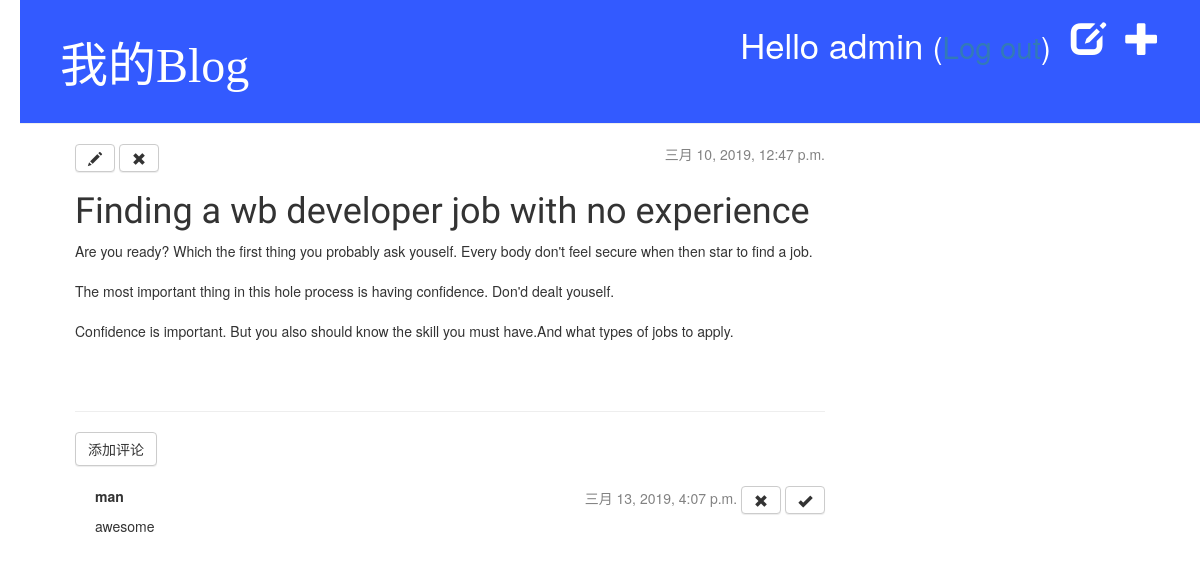
The page /post/1/ (signed in) on the database as committed earlier.
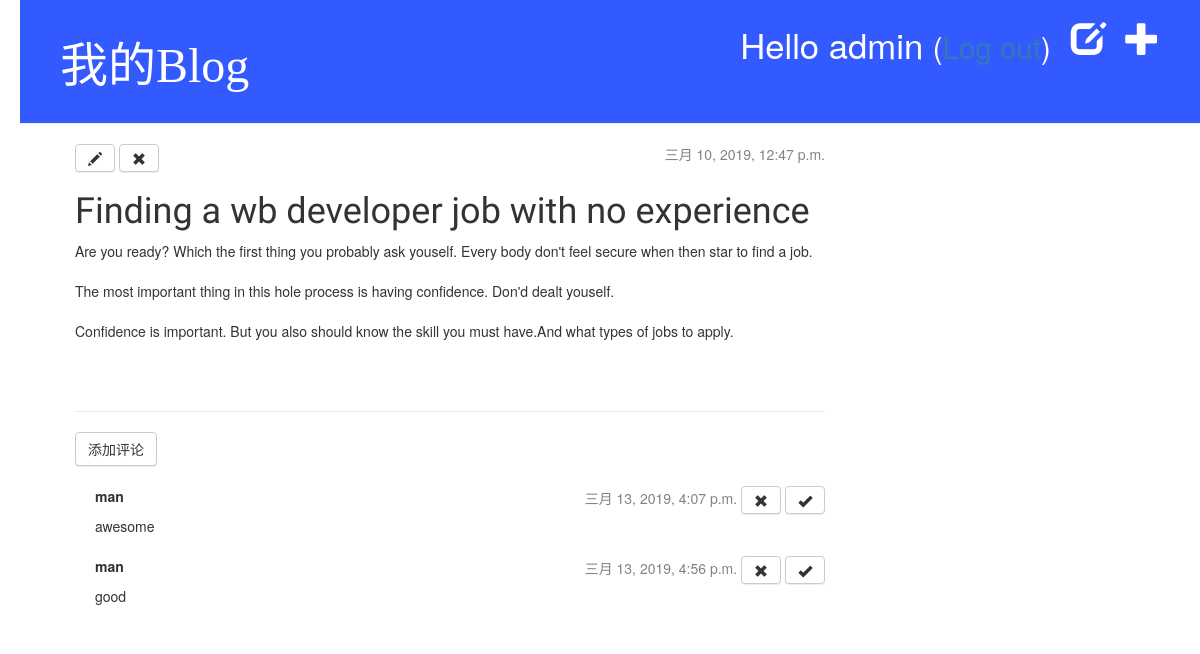
The same page on the database as committed later.
### myblog/models.py (models this page shows, shortened)
class Post(models.Model):
    author = models.ForeignKey('auth.User', on_delete=models.CASCADE)
    title = models.CharField(max_length=200)
    text = models.TextField()
    created_date = models.DateTimeField(default=timezone.now)
    published_date = models.DateTimeField(blank=True, null=True)

class Comment(models.Model):
    post = models.ForeignKey('myblog.Post', on_delete=models.CASCADE, related_name='comments')
    author = models.CharField(max_length=200)
    text = models.TextField()
    created_date = models.DateTimeField(default=timezone.now)
    approved_comment = models.BooleanField(default=False)

### myblog/views.py (the view)
# urls.py: url(r'^post/(?P<pk>[0-9]+)/$', views.post_detail, name='post_detail'),
def post_detail(request, pk):
    post = get_object_or_404(Post, pk=pk)
    return render(request, 'blog/post_detail.html', {'post': post})

### myblog/templates/blog/post_detail.html
{% extends 'blog/base.html' %}
    {% block content %}
        <div class="post">
            {% if post.published_date %}
                <div class="date">
                    {{ post.published_date }}
                </div>
            {% else %}
                <a class="btn btn-default" href="{% url 'post_publish' pk=post.pk %}">Publish</a>
            {% endif %}
                <a class="btn btn-default" href="{% url 'post_edit' pk=post.pk %}"><span class="glyphicon glyphicon-pencil"></span></a>
                <a class="btn btn-default" href="{% url 'post_remove' pk=post.pk %}"><span class="glyphicon glyphicon-remove"></span></a>
            <h1>{{ post.title }}</h1>
            <p>{{ post.text|linebreaksbr }}</p>
        </div>
        <hr>
        <a class="btn btn-default" href="{% url 'add_comment_to_post' pk=post.pk %}">添加评论</a>
        {% for comment in post.comments.all %}
            {% if user.is_authenticated or comment.approved_comment %}
            <div class="comment">
                <div class="date">
                    {{ comment.created_date }}
                    {% if not comment.approved_comment %}
                        <a class="btn btn-default" href="{% url 'comment_remove' pk=comment.pk %}"><span class="glyphicon glyphicon-remove"></span></a>
                        <a class="btn btn-default" href="{% url 'comment_approve' pk=comment.pk %}"><span class="glyphicon glyphicon-ok"></span></a>
                    {% endif %}
                </div>
                <strong>{{ comment.author }}</strong>
                <p>{{ comment.text|linebreaks }}</p>
            </div>
            {% endif %}
        {% empty %}
            <p>还木有评论:(</p>
        {% endfor %}
    {% endblock %}

### myblog/templates/blog/base.html (shortened to what this page needs)
{% load staticfiles %}
<html>
    <head>
        <link rel="stylesheet" href="//maxcdn.bootstrapcdn.com/bootstrap/3.2.0/css/bootstrap-theme.min.css">
        <link rel="stylesheet" href="//maxcdn.bootstrapcdn.com/bootstrap/3.2.0/css/bootstrap.min.css">
        <link rel="stylesheet" href="{% static 'css/blog.css' %}">
    </head>
    <body>
        <div class="page-header">
            {% if user.is_authenticated %}
                <a href="{% url 'post_new' %}" class="top-menu"><span class="glyphicon glyphicon-plus"></span></a>
                <a href="{% url 'post_draft_list' %}" class="top-menu"><span class="glyphicon glyphicon-edit"></span></a>
                <p class="top-menu">Hello {{ user.username }} <small>(<a href="{% url 'logout' %}">Log out</a>)</small></p>
            {% else %}
                <a href="{% url 'login' %}" class="top-menu"><span class="glyphicon glyphicon-lock"></span></a>
            {% endif %}
            <h1><a href="/">我的Blog</a></h1>
        </div>
        <div class="content container">
            <div class="row">
                <div class="col-md-8">
                {% block content %}
                {% endblock %}
                </div>
            </div>
        </div>
    </body>
</html>

### myblog/static/css/blog.css (style rules this page uses)
h1 a { color: #df84c1; font-family: 'Lantinghei SC'; }
body { padding-left: 20px; }
.page-header { background-color: #335aff; margin-top: 0; padding: 20px 20px 20px 40px; }
.page-header h1, .page-header h1 a, .page-header h1 a:visited, .page-header h1 a:active { color: #ffffff; font-size: 36pt; text-decoration: none; }
.content { margin-left: 40px; }
h1, h2, h3, h4 { font-family: 'Lobster', cursive; }
.date { float: right; color: #828282; }
.top-menu, .top-menu:hover, .top-menu:visited { color: #ffffff; float: right; font-size: 26pt; margin-right: 20px; }
.post { margin-bottom: 70px; }
.comment { margin: 20px 0px 20px 20px; }

Rows that differ between the two databases and show on the page:
added Comment: created_date "三月 13, 2019, 4:56 p.m.", approved_comment False (drawn), author "man", text "good"
